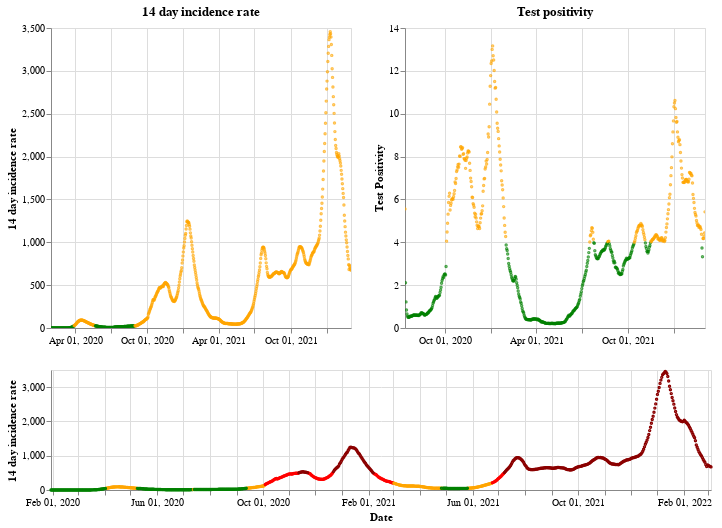

Notebook cell for this chart:
### Markdown cell above
## England

### Code cell
plot_traffic_light('England')

### Figure 1 — Vega-Lite specification as saved in the notebook (floating-point values rounded to 4 significant figures; data arrays with more than 128 entries replaced by an {"elided": "..."} marker saying what was removed)
{"config": {"view": {"continuousWidth": 400, "continuousHeight": 300}}, "vconcat": [{"hconcat": [{"mark": {"type": "point", "size": 2}, "encoding": {"color": {"condition": {"value": "green", "test": "(datum.twoWeeklyCasesRate <= 25)"}, "value": "orange"}, "tooltip": [{"type": "nominal", "field": "areaName"}, {"type": "temporal", "field": "date"}, {"type": "quantitative", "field": "twoWeeklyCasesRate"}, {"type": "quantitative", "field": "testPositivity"}], "x": {"type": "temporal", "axis": {"title": ""}, "field": "date", "scale": {"domain": {"selection": "DateBrush"}}, "timeUnit": "yearmonthdate"}, "y": {"type": "quantitative", "axis": {"title": "14 day incidence rate"}, "field": "twoWeeklyCasesRate"}}, "title": "14 day incidence rate", "width": 300}, {"mark": {"type": "point", "size": 2}, "encoding": {"color": {"condition": {"value": "green", "test": "(datum.testPositivity <= 4)"}, "value": "orange"}, "tooltip": [{"type": "nominal", "field": "areaName"}, {"type": "temporal", "field": "date"}, {"type": "quantitative", "field": "twoWeeklyCasesRate"}, {"type": "quantitative", "field": "testPositivity"}], "x": {"type": "temporal", "axis": {"title": ""}, "field": "date", "scale": {"domain": {"selection": "DateBrush"}}, "timeUnit": "yearmonthdate"}, "y": {"type": "quantitative", "axis": {"title": "Test Positivity"}, "field": "testPositivity"}}, "title": "Test positivity", "width": 300}]}, {"layer": [{"mark": {"type": "point", "size": 2}, "encoding": {"color": {"condition": {"value": "orange", "test": "(((datum.testPositivity < 4) && (datum.twoWeeklyCasesRate >= 50)) && (datum.twoWeeklyCasesRate < 200))"}, "value": "red"}, "opacity": {"condition": {"value": 1, "test": "((datum.twoWeeklyCasesRate >= 50) && (datum.twoWeeklyCasesRate < 500))"}, "value": 0}, "tooltip": [{"type": "nominal", "field": "areaName"}, {"type": "temporal", "field": "date"}, {"type": "quantitative", "field": "twoWeeklyCasesRate"}, {"type": "quantitative", "field": "testPositivity"}], "x": {"type": "temporal", "axis": {"title": "Date"}, "field": "date", "timeUnit": "yearmonthdate"}, "y": {"type": "quantitative", "axis": {"title": "14 day incidence rate"}, "field": "twoWeeklyCasesRate"}}, "selection": {"DateBrush": {"type": "interval", "encodings": ["x"], "fields": ["Time"]}}}, {"mark": {"type": "point", "size": 2}, "encoding": {"color": {"value": "darkred"}, "opacity": {"condition": {"value": 1, "test": "(datum.twoWeeklyCasesRate >= 500)"}, "value": 0}, "tooltip": [{"type": "nominal", "field": "areaName"}, {"type": "temporal", "field": "date"}, {"type": "quantitative", "field": "twoWeeklyCasesRate"}, {"type": "quantitative", "field": "testPositivity"}], "x": {"type": "temporal", "axis": {"title": "Date"}, "field": "date", "timeUnit": "yearmonthdate"}, "y": {"type": "quantitative", "axis": {"title": "14 day incidence rate"}, "field": "twoWeeklyCasesRate"}}}, {"mark": {"type": "point", "size": 2}, "encoding": {"color": {"condition": {"value": "green", "test": "((datum.testPositivity < 4) && (datum.twoWeeklyCasesRate < 50))"}, "value": "orange"}, "opacity": {"condition": {"value": 1, "test": "(datum.twoWeeklyCasesRate < 50)"}, "value": 0}, "tooltip": [{"type": "nominal", "field": "areaName"}, {"type": "temporal", "field": "date"}, {"type": "quantitative", "field": "twoWeeklyCasesRate"}, {"type": "quantitative", "field": "testPositivity"}], "x": {"type": "temporal", "axis": {"title": "Date"}, "field": "date", "timeUnit": "yearmonthdate"}, "y": {"type": "quantitative", "axis": {"title": "14 day incidence rate"}, "field": "twoWeeklyCasesRate"}}}], "height": 120, "width": 660}], "data": {"name": "data-2a83fc055a3c9dabdc13f58708119326"}, "$schema": "https://vega.github.io/schema/vega-lite/v4.8.1.json", "datasets": {"data-2a83fc055a3c9dabdc13f58708119326": {"elided": "765 records"}}}
